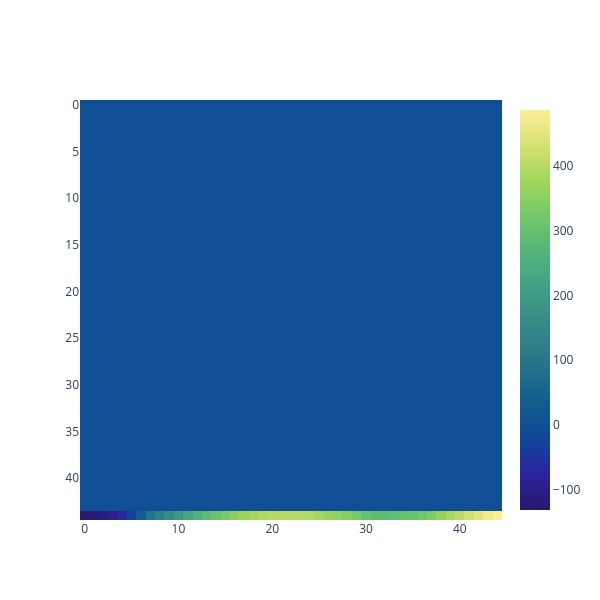

The code cell stored with this chart in its notebook:
### Markdown cell above
$$ k_{P}: \ \text{Pixel intensity covariance function.}$$
$$ \text{Coupling/decoupling of pixels based on HR context.}$$
$$ \text{RBF (Squared exponential) kernel without output scale. Distance is calculated only over pixel values:
 We can flatten the image channel (or channels) as this has no spatial meaning}$$

### Code cell
mask = torch.zeros(size = hr_scene_bed_tensor.squeeze().shape)
mask[-1, :] = torch.ones(size = (hr_scene_bed_tensor.squeeze().shape[0],))

fig = go.Figure(go.Heatmap(z = hr_scene_bed_tensor.squeeze() * mask, colorscale = 'haline'))
fig.update_layout(autosize = False, height = 600, width = 600)
fig.update_yaxes(autorange = "reversed")
fig.show()

### Figure 1 — Plotly figure (JSON) as saved in the notebook; plotly's stock layout.template omitted (floating-point values rounded to 4 significant figures; data arrays with more than 128 entries replaced by an {"elided": "..."} marker saying what was removed)
{"data": [{"colorscale": [[0, "rgb(41, 24, 107)"], [0.09091, "rgb(42, 35, 160)"], [0.1818, "rgb(15, 71, 153)"], [0.2727, "rgb(18, 95, 142)"], [0.3636, "rgb(38, 116, 137)"], [0.4545, "rgb(53, 136, 136)"], [0.5455, "rgb(65, 157, 133)"], [0.6364, "rgb(81, 178, 124)"], [0.7273, "rgb(111, 198, 107)"], [0.8182, "rgb(160, 214, 91)"], [0.9091, "rgb(212, 225, 112)"], [1, "rgb(253, 238, 153)"]], "type": "heatmap", "z": {"elided": "45x45 float values"}}], "layout": {"autosize": false, "height": 600, "width": 600, "yaxis": {"autorange": "reversed"}}}
